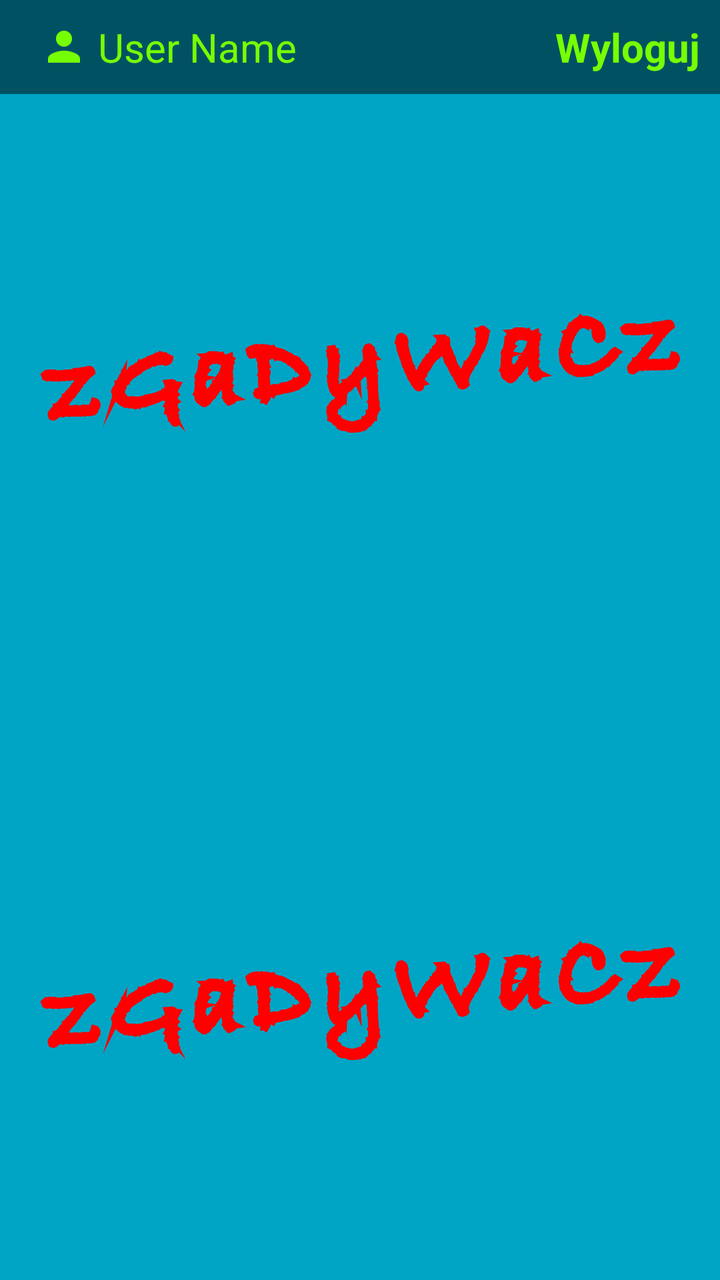
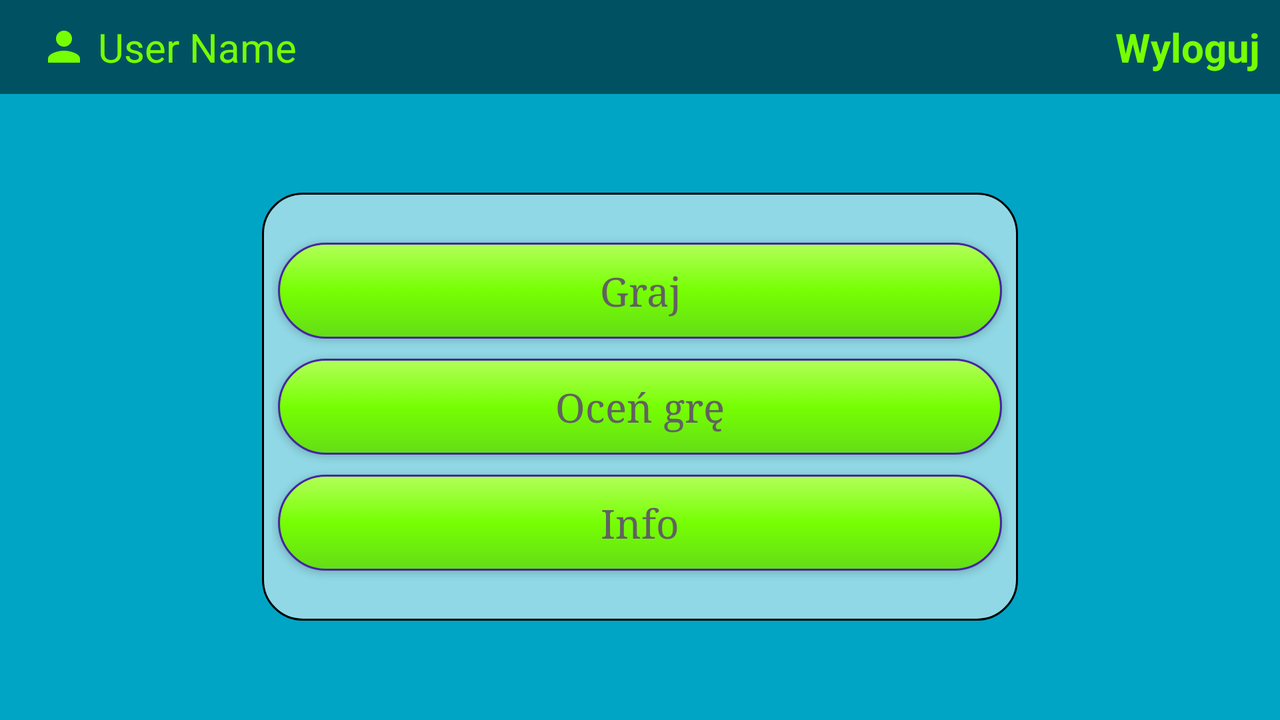

First picture: res/layout/ on a phone held upright. Second picture: the repository's own variant of that layout, on a device whose configuration matches the variant's folder. Source for both follows.
<!-- AndroidManifest.xml: application theme AppTheme -->
<!-- res/layout/activity_main_menu.xml -->
<LinearLayout android:orientation="vertical"
    android:layout_width="match_parent"
    android:layout_height="match_parent"
    xmlns:android="http://schemas.android.com/apk/res/android"
    xmlns:tools="http://schemas.android.com/tools">

    <include layout="@layout/mainmenu_actionbar" />


    <RelativeLayout
        android:layout_width="match_parent"
        android:layout_height="match_parent">

        <ImageView
            android:layout_gravity="center"
            android:layout_width="wrap_content"
            android:layout_height="wrap_content"
            android:background="@drawable/guesser_title"
            android:layout_margin="10dp"
            android:layout_below="@+id/linearLayout"
            android:layout_centerHorizontal="true" />

        <ImageView
            android:layout_gravity="center"
            android:layout_width="wrap_content"
            android:layout_height="wrap_content"
            android:background="@drawable/guesser_title"
            android:layout_margin="10dp"
            android:layout_above="@+id/linearLayout"
            android:layout_centerHorizontal="true" />


    <LinearLayout
        android:visibility="invisible"
        tools:visibility="visible"
        android:layout_marginLeft="15dp"
        android:layout_marginRight="15dp"
        android:layout_centerInParent="true"
        android:orientation="vertical"
        android:layout_width="match_parent"
        android:layout_height="wrap_content"
        android:background="@drawable/concentrator_shape_lower_padding"
        android:id="@+id/linearLayout">

    <Button
        android:layout_weight="1"
        android:layout_marginTop="30dp"
        android:layout_marginLeft="3dp"
        android:layout_marginRight="3dp"
        android:layout_marginBottom="10dp"
        style="@style/myButton"
        android:layout_width="match_parent"
        android:layout_height="0dp"
        android:text="@string/menu_play_button"
        android:id="@+id/menu_play_button"
        android:onClick="onPlay"/>

    <Button
        android:layout_weight="1"
        android:layout_marginLeft="3dp"
        android:layout_marginRight="3dp"
        android:layout_marginBottom="10dp"
        style="@style/myButton"
        android:layout_width="match_parent"
        android:layout_height="0dp"
        android:text="@string/menu_rateme_button"
        android:id="@+id/menu_rateme_button"
        android:onClick="onRateMe"/>
    <Button
        android:layout_weight="1"
        android:layout_marginLeft="3dp"
        android:layout_marginRight="3dp"
        android:layout_marginBottom="30dp"
        style="@style/myButton"
        android:layout_width="match_parent"
        android:layout_height="0dp"
        android:text="@string/menu_credits_button"
        android:id="@+id/menu_credits_button"
        android:onClick="onCredits"/>

</LinearLayout>

    <ProgressBar
        android:id="@+id/progress_bar"
        android:layout_width="wrap_content"
        android:layout_height="wrap_content"
        android:layout_centerInParent="true"
        />
</RelativeLayout>

</LinearLayout>
<!-- res/layout/mainmenu_actionbar.xml (included above) -->
<LinearLayout android:id="@+id/mainMenuActionBar"
    xmlns:android="http://schemas.android.com/apk/res/android"
    android:layout_height="wrap_content"
    android:layout_width="match_parent"
    android:orientation="horizontal"
    android:background="@color/actionBarBack"
    android:padding="5dp">

    <ImageView
        android:background="@color/transparent"
        android:id="@+id/actionbar_music_icon"
        android:layout_marginRight="15dp"
        android:layout_gravity="center"
        android:layout_width="wrap_content"
        android:layout_height="32dp"
        android:onClick="changeMusicSettings"/>

<ImageView
    android:layout_width="wrap_content"
    android:layout_height="wrap_content"
    android:layout_gravity="center"
    android:background="@drawable/user_img"/>



    <TextView
        android:layout_weight="1"
        android:id="@+id/mainmenu_actionbar_username_text"
        android:background="@color/transparent"
        android:textColor="@color/button_center"
        android:layout_width="0dp"
        android:layout_height="wrap_content"
        android:textSize="20sp"
        android:padding="5dp"
        android:text="User Name"
        android:onClick="onRanking"/>



    <TextView
        android:textStyle="bold"
        android:id="@+id/mainmenu_actionbar_logout_text"
        android:background="@color/transparent"
        android:textColor="@color/button_center"
        android:layout_width="wrap_content"
        android:layout_height="wrap_content"
        android:textSize="20sp"
        android:padding="5dp"
        android:text="@string/mainmenu_actionbar_logout_text"
        android:onClick="onLogout"/>






</LinearLayout>
<!-- resources referenced by this layout -->
<resources>
  <color name="actionBarBack">#80000000</color>
  <color name="button_center">#76FF03</color>
  <color name="transparent">#00000000</color>
  <!-- drawable concentrator_shape_lower_padding (drawable) -->
  <shape
      android:shape="rectangle"
      xmlns:android="http://schemas.android.com/apk/res/android">
  
      <solid android:color="@color/concentratorColor" />
      <stroke android:color="@color/black" android:width="1dp" />
      <corners android:radius="20dp" />
      <padding android:bottom="5dp"/>
      <padding android:top="5dp"/>
      <padding android:left="5dp"/>
      <padding android:right="5dp"/>
  </shape>
  <!-- drawable guesser_title: png bitmap (drawable-hdpi, 27160 bytes) -->
  <!-- drawable user_img: png bitmap (drawable-hdpi, 304 bytes) -->
  <string name="mainmenu_actionbar_logout_text">Wyloguj</string>
  <string name="menu_credits_button">Info</string>
  <string name="menu_play_button">Graj</string>
  <string name="menu_rateme_button">Oceń grę</string>
  <style name="myButton" parent="Widget.AppCompat.Button">
  
          <item name="android:background">@drawable/button_selector</item>
          <item name="android:typeface">serif</item>
          <item name="android:textAllCaps">false</item>
          <item name="android:textSize">20sp</item>
          <item name="android:textColor">@color/fontColor</item>
          <item name="android:padding">7dp</item>
      </style>
  <style name="AppTheme" parent="Base.Theme.AppCompat.Light.DarkActionBar">
  
          <item name="android:background">@color/backgroundColor</item>
  
  
      </style>
  <color name="concentratorColor">#90ffffff</color>
  <color name="black">#000000</color>
  <!-- drawable button_selector (drawable) -->
  <?xml version="1.0" encoding="utf-8"?>
  
  <selector xmlns:android="http://schemas.android.com/apk/res/android">
  
  
  
          <item android:state_pressed="true"
              android:drawable="@drawable/button_pressed_background"
              />
  
          <item android:state_pressed="false"
              android:drawable="@drawable/button_notpressed_background"
              />
  
      </selector>
  <color name="fontColor">#616161</color>
  <color name="backgroundColor">#00A5C5</color>
  <!-- drawable button_pressed_background (drawable) -->
  <shape
      android:shape="rectangle"
      xmlns:android="http://schemas.android.com/apk/res/android">
  
      <solid android:color="#CCFF90" />
      <corners android:radius="1000dp"/>
  </shape>
  <!-- drawable button_notpressed_background (drawable) -->
  <shape
      android:shape="rectangle"
      xmlns:android="http://schemas.android.com/apk/res/android">
  
  
      <gradient android:angle="270"
          android:startColor="#B2FF59"
          android:centerColor="@color/button_center"
          android:endColor="#64DD17"/>
  
      <corners android:radius="1000dp"/>
  
      <stroke android:width="1dp" android:color="#4527A0" />
  
  </shape>
</resources>
<!-- res/layout-land/activity_main_menu.xml (the author's variant of the layout above) -->
<!-- drawn on the phone turned sideways -->
<LinearLayout
    android:orientation="vertical"
    android:layout_width="match_parent"
    android:layout_height="match_parent"
    xmlns:android="http://schemas.android.com/apk/res/android">

    <include layout="@layout/mainmenu_actionbar"
        android:id="@+id/mainmenu_actionbar"/>

    <RelativeLayout
        android:layout_width="match_parent"
        android:layout_height="match_parent">

        <LinearLayout
            android:background="@color/transparent"
            android:layout_centerInParent="true"
            android:layout_margin="5dp"
            android:layout_width="match_parent"
            android:layout_height="wrap_content"
            android:orientation="horizontal">

            <ImageView
                android:layout_width="0dp"
                android:layout_height="0dp"
                android:layout_weight="0.2"
                />

            <LinearLayout
                android:orientation="vertical"
                android:layout_width="0dp"
                android:layout_height="wrap_content"
                android:layout_weight="0.6"
                android:background="@drawable/concentrator_shape_lower_padding">

                <Button
                    android:layout_weight="1"
                    android:layout_marginTop="20dp"
                    android:layout_marginLeft="3dp"
                    android:layout_marginRight="3dp"
                    android:layout_marginBottom="10dp"
                    style="@style/myButton"
                    android:layout_width="match_parent"
                    android:layout_height="0dp"
                    android:text="@string/menu_play_button"
                    android:id="@+id/menu_play_button"
                    android:onClick="onPlay"/>

                <Button
                    android:layout_weight="1"
                    android:layout_marginLeft="3dp"
                    android:layout_marginRight="3dp"
                    android:layout_marginBottom="10dp"
                    style="@style/myButton"
                    android:layout_width="match_parent"
                    android:layout_height="0dp"
                    android:text="@string/menu_rateme_button"
                    android:id="@+id/menu_rateme_button"
                    android:onClick="onRateMe"/>
                <Button
                    android:layout_weight="1"
                    android:layout_marginLeft="3dp"
                    android:layout_marginRight="3dp"
                    android:layout_marginBottom="20dp"
                    style="@style/myButton"
                    android:layout_width="match_parent"
                    android:layout_height="0dp"
                    android:text="@string/menu_credits_button"
                    android:id="@+id/menu_credits_button"
                    android:onClick="onCredits"/>

            </LinearLayout>




            <ImageView
                android:layout_width="0dp"
                android:layout_height="0dp"
                android:layout_weight="0.2"
                />



        </LinearLayout>



    </RelativeLayout>




</LinearLayout>
<!-- resources referenced by the variant -->
<!-- as the phone turned sideways resolves them -->
<resources>
  <color name="actionBarBack">#80000000</color>
  <color name="button_center">#76FF03</color>
  <color name="transparent">#00000000</color>
  <!-- drawable concentrator_shape_lower_padding (drawable) -->
  <shape
      android:shape="rectangle"
      xmlns:android="http://schemas.android.com/apk/res/android">
  
      <solid android:color="@color/concentratorColor" />
      <stroke android:color="@color/black" android:width="1dp" />
      <corners android:radius="20dp" />
      <padding android:bottom="5dp"/>
      <padding android:top="5dp"/>
      <padding android:left="5dp"/>
      <padding android:right="5dp"/>
  </shape>
  <!-- drawable user_img: png bitmap (drawable-hdpi, 304 bytes) -->
  <string name="mainmenu_actionbar_logout_text">Wyloguj</string>
  <string name="menu_credits_button">Info</string>
  <string name="menu_play_button">Graj</string>
  <string name="menu_rateme_button">Oceń grę</string>
  <style name="myButton" parent="Widget.AppCompat.Button">
  
          <item name="android:background">@drawable/button_selector</item>
          <item name="android:typeface">serif</item>
          <item name="android:textAllCaps">false</item>
          <item name="android:textSize">20sp</item>
          <item name="android:textColor">@color/fontColor</item>
          <item name="android:padding">7dp</item>
      </style>
  <style name="AppTheme" parent="Base.Theme.AppCompat.Light.DarkActionBar">
  
          <item name="android:background">@color/backgroundColor</item>
  
  
      </style>
  <color name="concentratorColor">#90ffffff</color>
  <color name="black">#000000</color>
  <!-- drawable button_selector (drawable) -->
  <?xml version="1.0" encoding="utf-8"?>
  
  <selector xmlns:android="http://schemas.android.com/apk/res/android">
  
  
  
          <item android:state_pressed="true"
              android:drawable="@drawable/button_pressed_background"
              />
  
          <item android:state_pressed="false"
              android:drawable="@drawable/button_notpressed_background"
              />
  
      </selector>
  <color name="fontColor">#616161</color>
  <color name="backgroundColor">#00A5C5</color>
  <!-- drawable button_pressed_background (drawable) -->
  <shape
      android:shape="rectangle"
      xmlns:android="http://schemas.android.com/apk/res/android">
  
      <solid android:color="#CCFF90" />
      <corners android:radius="1000dp"/>
  </shape>
  <!-- drawable button_notpressed_background (drawable) -->
  <shape
      android:shape="rectangle"
      xmlns:android="http://schemas.android.com/apk/res/android">
  
  
      <gradient android:angle="270"
          android:startColor="#B2FF59"
          android:centerColor="@color/button_center"
          android:endColor="#64DD17"/>
  
      <corners android:radius="1000dp"/>
  
      <stroke android:width="1dp" android:color="#4527A0" />
  
  </shape>
</resources>
